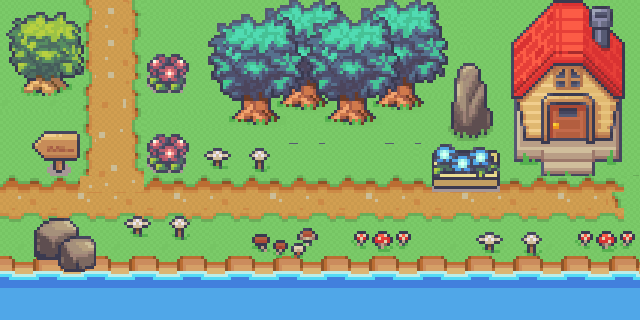

A level layout from a 2D game, rendered from its tile map. Below: a short description, then the map file with tile-grid data replaced by summaries:
An orthogonal 40x20 tile map with 16x16 px tiles, 3 tile layers (Tile Layer 1, Tile Layer 2, Tile Layer 3), 3 tilesets.

<map version="1.4" tiledversion="1.4.3" orientation="orthogonal" renderorder="right-down" width="40" height="20" tilewidth="16" tileheight="16" infinite="0" nextlayerid="5" nextobjectid="1">
 <tileset firstgid="1" source="Terrains_TILESET_B-C-D-E.tsx" />
 <tileset firstgid="2305" source="Houses_TILESET_B-C-D-E.tsx" />
 <tileset firstgid="4609" source="Outside_Stuff_TILESET_B-C-D-E.tsx" />
 <layer id="1" name="Tile Layer 1" width="40" height="20">
  <data>[800 cells, 800 non-empty, 138 distinct tile ids]</data>
 </layer>
 <layer id="3" name="Tile Layer 2" width="40" height="20">
  <data>[800 cells, 507 non-empty, 446 distinct tile ids]</data>
 </layer>
 <layer id="4" name="Tile Layer 3" width="40" height="20">
  <data>[800 cells, 0 non-empty, 0 distinct tile ids]</data>
 </layer>
</map>
